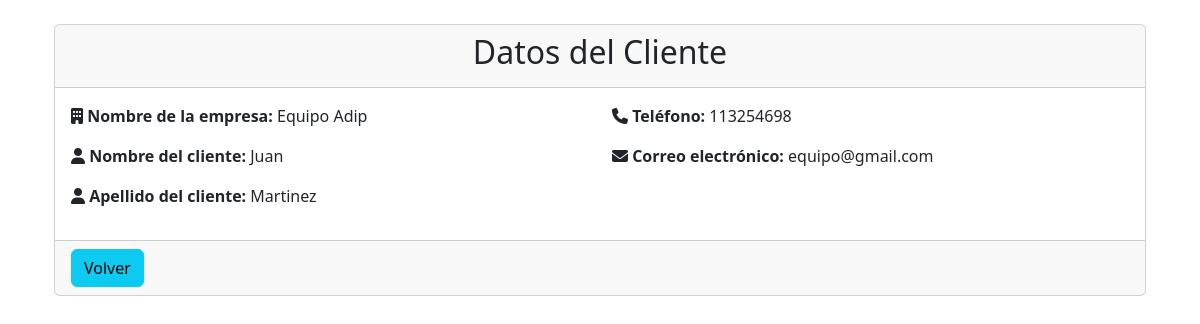
The page /view/cliente/ver_cliente.php?id=1 on the database its author committed.
### tables this page shows
CREATE TABLE `cliente` (
  `id_cliente` int(11) NOT NULL,
  `nombre_empresa` varchar(200) NOT NULL,
  `nombre_cliente` varchar(200) NOT NULL,
  `apellido_cliente` varchar(200) NOT NULL,
  `telefono` varchar(20) NOT NULL,
  `email_cliente` varchar(200) NOT NULL
);

### view/cliente/ver_cliente.php (the view, shortened to what this page needs)
<!DOCTYPE html>
<html>
<head>
	<link href="https://cdn.jsdelivr.net/npm/bootstrap@5.3.0-alpha3/dist/css/bootstrap.min.css" rel="stylesheet">
</head>
<body>
<?php
include "../../conf/conexion.php";
$conn = new mysqli($servername, $username, $password, $dbname);
$idCliente = $_GET['id'];
$sql = "SELECT * FROM cliente WHERE id_cliente = $idCliente";
$result = $conn->query($sql);
if ($result->num_rows > 0) {
    $row = $result->fetch_assoc();
    $nombreEmpresa = $row['nombre_empresa'];
    $nombreCliente = $row['nombre_cliente'];
    $apellidoCliente = $row['apellido_cliente'];
    $telefonoCliente = $row['telefono'];
    $emailCliente = $row['email_cliente'];
} else {
    echo "No se encontró el cliente.";
}
?>
  <br>
<div class="container">
<?php
include "../../conf/conexion.php";
$conn = new mysqli($servername, $username, $password, $dbname);
if (isset($_GET['id'])) {
    $idCliente = $_GET['id'];
    $sql = "SELECT * FROM cliente WHERE id_cliente = $idCliente";
    $result = $conn->query($sql);
    if ($result->num_rows > 0) {
        $row = $result->fetch_assoc();
        $nombreEmpresa = $row['nombre_empresa'];
        $nombreCliente = $row['nombre_cliente'];
        $apellidoCliente = $row['apellido_cliente'];
        $telefonoCliente = $row['telefono'];
        $emailCliente = $row['email_cliente'];
    } else {
        echo "No se encontró el cliente.";
    }
}
?>
<div class="container">
    <div class="card">
        <div class="card-header">
            <h2 class="d-flex justify-content-center">Datos del Cliente</h2>
        </div>
        <div class="card-body">
            <div class="row">
                <div class="col-md-6">
                    <p><i class="fas fa-building"></i> <strong>Nombre de la empresa:</strong> <?php echo $nombreEmpresa; ?></p>
                    <p><i class="fas fa-user"></i> <strong>Nombre del cliente:</strong> <?php echo $nombreCliente; ?></p>
                    <p><i class="fas fa-user"></i> <strong>Apellido del cliente:</strong> <?php echo $apellidoCliente; ?></p>
                </div>
                <div class="col-md-6">
                    <p><i class="fas fa-phone"></i> <strong>Teléfono:</strong> <?php echo $telefonoCliente; ?></p>
                    <p><i class="fas fa-envelope"></i> <strong>Correo electrónico:</strong> <?php echo $emailCliente; ?></p>
                </div>
            </div>
        </div>
        <div class="card-footer">
            <a class="btn btn-info" href="create.php">Volver</a>
        </div>
    </div>
</div>
  </div>
</body>
</html>

### rows shown on the page
cliente: nombre_empresa "Equipo Adip", nombre_cliente "Juan", apellido_cliente "Martinez", telefono "113254698", email_cliente "equipo@gmail.com"
